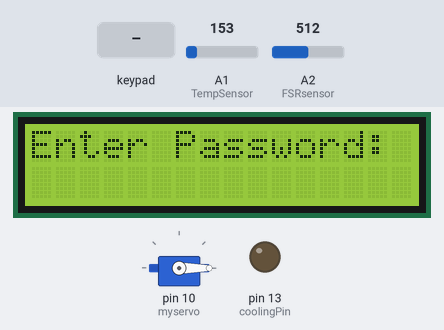
A sketch run on a simulated Arduino Uno, built with avr-gcc and run on an emulated ATmega328P. On the bench: servo, 16×2 character LCD, output pins drawn as LEDs (lit = HIGH). Wiring (inferred from the names in the program): 4×4 keypad with keys 1 2 3 A 4 5 6 B 7 8 9 C * 0 # D: rows pin 9, pin 8, pin 7, pin 6; columns pin 5, pin 4, pin 3, pin 2. The test bench sets the inputs (shaded band); at power-on: A2 (FSRsensor) = 512, A1 (TempSensor) = 153. Pins used as bus, display or sensor lines are not drawn.

Above: at 1.2 s.
1.3 s: keypad keys 1 2 3 A B pressed 0.4 s apart
At 3.6 s:
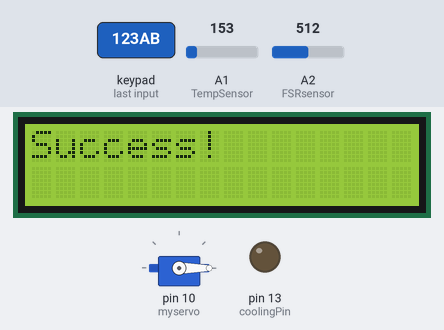
4.8 s: key '1' pressed
At 6.6 s:
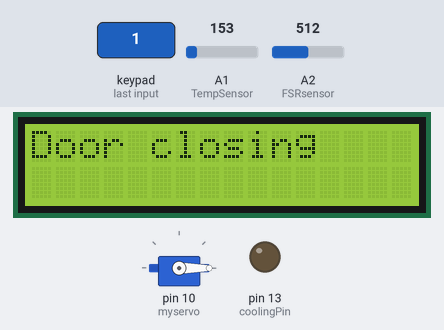
6.8 s: A2 (FSRsensor) set to 108
9.8 s: A2 (FSRsensor) set to 88
At 10.5 s:
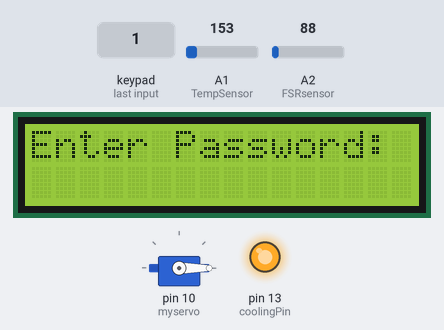
11.3 s: keypad keys 9 8 7 6 # pressed 0.4 s apart
At 13.9 s:
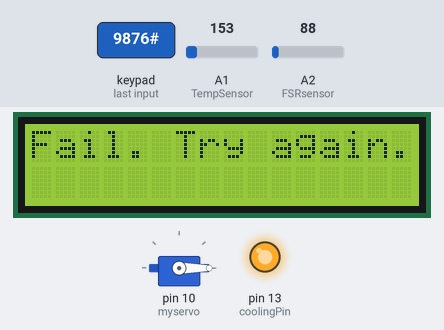
14.8 s: keypad keys 1 2 3 A B # pressed 0.4 s apart
At 19.1 s:
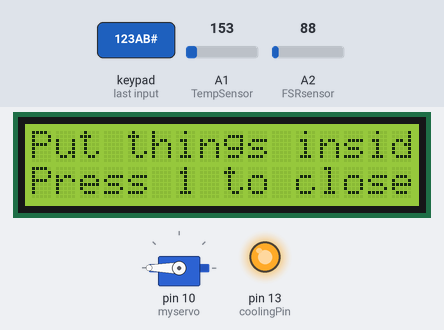
Timing chart, 0 to 20.3 s (numbered marks = the images above; inputs shaded):
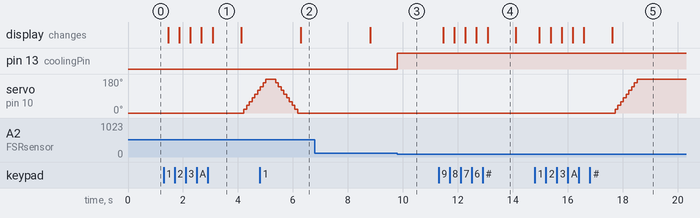

Measured:
- the behaviour switches between 99 and 98 on A2 (FSRsensor) (found by bisection; images 2 and 3)
- after the input at 1.3 s, servo on pin 10 (myservo): moves from 0° to 120° over 0.50 s, starting after 2.9 s; the display: first changes after 0.17 s (image 1 shows a later state)
- after the input at 4.8 s, the display: changes after 1.5 s (image 2)
- after the input at 9.8 s, pin 13 (coolingPin): LOW → HIGH at once
- after the input at 11.3 s, the display: first changes after 0.17 s (image 4 shows a later state)
- after the input at 14.8 s, servo on pin 10 (myservo): moves from 0° to 180° over 0.80 s, starting after 2.9 s; the display: first changes after 0.17 s (image 5 shows a later state)
- what the display in image 1 shows lasts 1.0 s, from 3.1 s to 4.1 s

The sketch:

automatic_refrigerated_storage_box.ino
```cpp
#include <Servo.h>
#include <Wire.h>
#include <LiquidCrystal_I2C.h>

LiquidCrystal_I2C lcd(0x20, 16, 2);

const int numRows = 4;
const int numCols = 4;
const int coolingPin = 13;
const float tempThreshold = 5.0;
const float weightFactor = 0.2;

char PW[5] = {'1', '2', '3', 'A', 'B'};
char enteredPW[5];
int enteredIndex = 0;
char keys[numRows][numCols] = {
    {'1', '2', '3', 'A'},
    {'4', '5', '6', 'B'},
    {'7', '8', '9', 'C'},
    {'*', '0', '#', 'D'}};
int rowPins[] = {9, 8, 7, 6};
int colPins[] = {5, 4, 3, 2};
int TempSensor = A1;
int FSRsensor = A2;
Servo myservo;

void setup() {
  Serial.begin(9600);
  pinMode(coolingPin, OUTPUT);

  for (int i = 0; i < numRows; i++) {
    pinMode(rowPins[i], INPUT_PULLUP);
  }
  for (int i = 0; i < numCols; i++) {
    pinMode(colPins[i], OUTPUT);
    digitalWrite(colPins[i], HIGH);
  }

  myservo.attach(10);
  myservo.write(0);
  lcd.init();
  lcd.backlight();
  lcd.print("Enter Password:");
}

void loop() {
  char key = keypadRead();
  if (key) {
    handlePasswordInput(key);
  }
  float val = readTempAndFSR();
  // 온도 제어 로직
  if (val >= tempThreshold) {
    digitalWrite(coolingPin, HIGH);
  } else {
    digitalWrite(coolingPin, LOW);
  }
}

float readTempAndFSR() {
  int FSRReading = analogRead(FSRsensor);
  float voltage = analogRead(TempSensor) * (5.0 / 1023.0);
  float temperatureC = (voltage - 0.5) * 100;

  // 무게 보정 값 계산
  float weightAdjustedTemp = temperatureC - FSRReading * weightFactor;

  return weightAdjustedTemp;
}

float fmap(long x, long in_min, long in_max, float out_min, float out_max) {
    return (x - in_min) * (out_max - out_min) / (float)(in_max - in_min) + out_min;
}


void handlePasswordInput(char key) {
  if (enteredIndex < sizeof(PW) / sizeof(PW[0])) {
    enteredPW[enteredIndex] = key;
    enteredIndex++;
    lcd.clear();
    lcd.setCursor(0, 0);
    lcd.print("Enter Password:");
    lcd.setCursor(0, 1);
    for (int i = 0; i < enteredIndex; i++) {
      lcd.print("*");
    }
  }

  if (enteredIndex == sizeof(PW) / sizeof(PW[0])) {
    if (isPasswordCorrect()) {
      lcd.clear();
      lcd.setCursor(0, 0);
      lcd.print("Success!");
      delay(1000);
      lcd.clear();
      lcd.setCursor(0, 0);
      lcd.print("Put things inside");
      lcd.setCursor(0, 1);
      lcd.print("Press 1 to close");

      ServoForDoorOpen();

      bool doorOpen = true;
      while (doorOpen) {
        char closeKey = keypadRead();
        if (closeKey == '1') {
          ServoForDoorClose();
          lcd.clear();
          lcd.setCursor(0, 0);
          lcd.print("Door closing");
          delay(2500);
          lcd.clear();
          doorOpen = false;
        }
      }

      resetPasswordInput();

    } else {
      lcd.clear();
      lcd.setCursor(0, 0);
      lcd.print("Fail. Try again.");
      delay(1000);
    }
    resetPasswordInput();
    lcd.clear();
    lcd.setCursor(0, 0);
    lcd.print("Enter Password:");
  }
}

char keypadRead() {
  char key = 0;
  for (int i = 0; i < numCols; i++) {
    digitalWrite(colPins[i], LOW);
    for (int j = 0; j < numRows; j++) {
      if (digitalRead(rowPins[j]) == LOW) {
        delay(50);
        while (digitalRead(rowPins[j]) == LOW);
        key = keys[j][i];
      }
    }
    digitalWrite(colPins[i], HIGH);
  }
  return key;
}

bool isPasswordCorrect() {
  for (int i = 0; i < sizeof(PW) / sizeof(PW[0]); i++) {
    if (enteredPW[i] != PW[i]) {
      return false;
    }
  }
  return true;
}

void resetPasswordInput() {
  enteredIndex = 0;
  for (int i = 0; i < sizeof(PW) / sizeof(PW[0]); i++) {
    enteredPW[i] = '\0';
  }
}

void ServoForDoorOpen() {
  for (int i = 0; i <= 180; i += 20) {
    myservo.write(i);
    delay(100);
  }
}

void ServoForDoorClose() {
  for (int i = 180; i >= 0; i -= 20) {
    myservo.write(i);
    delay(100);
  }
}
```
